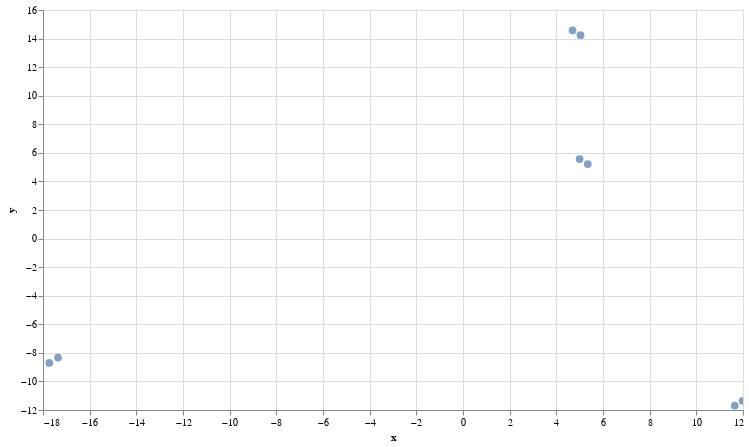

Notebook code for this chart:
### Code cell
chart = umap_plot(sentences, emb)
chart.interactive()

### Figure 1 — Vega-Lite specification as saved in the notebook (floating-point values rounded to 4 significant figures)
{"config": {"view": {"continuousWidth": 300, "continuousHeight": 300}}, "data": {"name": "data-ba582ed0c4d1bbda0744ddf25919025e"}, "mark": {"type": "circle", "size": 60}, "encoding": {"tooltip": [{"field": "text", "type": "nominal"}], "x": {"field": "x", "scale": {"zero": false}, "type": "quantitative"}, "y": {"field": "y", "scale": {"zero": false}, "type": "quantitative"}}, "height": 400, "params": [{"name": "param_1", "select": {"type": "interval", "encodings": ["x", "y"]}, "bind": "scales"}], "width": 700, "$schema": "https://vega.github.io/schema/vega-lite/v5.20.1.json", "datasets": {"data-ba582ed0c4d1bbda0744ddf25919025e": [{"text": "Where is the One Ring?", "x": 11.65, "y": -11.69}, {"text": "The One Ring is in Mordor", "x": 11.98, "y": -11.36}, {"text": "What power does the Ring hold?", "x": -17.36, "y": -8.332}, {"text": "The Ring holds the power to control all others", "x": -17.73, "y": -8.704}, {"text": "Where do Hobbits live?", "x": 4.997, "y": 5.567}, {"text": "Hobbits live in The Shire", "x": 5.346, "y": 5.218}, {"text": "What is the Elven bread?", "x": 4.695, "y": 14.58}, {"text": "Elven bread is Lembas, sustenance for a long journey", "x": 5.038, "y": 14.24}]}}
